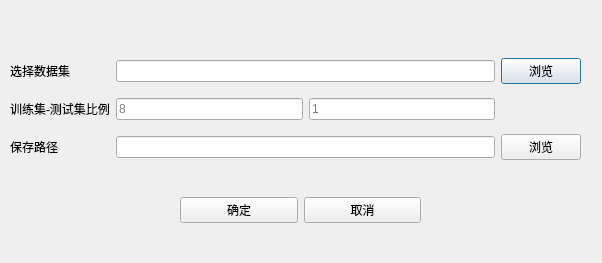
<?xml version="1.0" encoding="UTF-8"?>
<ui version="4.0">
 <class>DatasstDvide</class>
 <widget class="QDialog" name="DatasstDvide">
  <property name="geometry">
   <rect>
    <x>0</x>
    <y>0</y>
    <width>602</width>
    <height>263</height>
   </rect>
  </property>
  <property name="windowTitle">
   <string>Dialog</string>
  </property>
  <widget class="QWidget" name="">
   <property name="geometry">
    <rect>
     <x>10</x>
     <y>50</y>
     <width>571</width>
     <height>121</height>
    </rect>
   </property>
   <layout class="QGridLayout" name="gridLayout">
    <item row="0" column="0">
     <widget class="QLabel" name="label">
      <property name="text">
       <string>选择数据集</string>
      </property>
     </widget>
    </item>
    <item row="0" column="1" colspan="2">
     <widget class="QLineEdit" name="lineEdit_inputDIR"/>
    </item>
    <item row="0" column="3">
     <widget class="QPushButton" name="pushButton_input">
      <property name="text">
       <string>浏览</string>
      </property>
     </widget>
    </item>
    <item row="1" column="0">
     <widget class="QLabel" name="label_3">
      <property name="text">
       <string>训练集-测试集比例</string>
      </property>
     </widget>
    </item>
    <item row="1" column="1">
     <widget class="QLineEdit" name="lineEdit_train">
      <property name="placeholderText">
       <string>8</string>
      </property>
     </widget>
    </item>
    <item row="1" column="2">
     <widget class="QLineEdit" name="lineEdit_test">
      <property name="placeholderText">
       <string>1</string>
      </property>
     </widget>
    </item>
    <item row="2" column="0">
     <widget class="QLabel" name="label_2">
      <property name="text">
       <string>保存路径</string>
      </property>
     </widget>
    </item>
    <item row="2" column="1" colspan="2">
     <widget class="QLineEdit" name="lineEdit_save"/>
    </item>
    <item row="2" column="3">
     <widget class="QPushButton" name="pushButton_save">
      <property name="text">
       <string>浏览</string>
      </property>
     </widget>
    </item>
   </layout>
  </widget>
  <widget class="QWidget" name="">
   <property name="geometry">
    <rect>
     <x>180</x>
     <y>190</y>
     <width>241</width>
     <height>41</height>
    </rect>
   </property>
   <layout class="QHBoxLayout" name="horizontalLayout">
    <item>
     <widget class="QPushButton" name="pushButton_ok">
      <property name="text">
       <string>确定</string>
      </property>
     </widget>
    </item>
    <item>
     <widget class="QPushButton" name="pushButton_cancel">
      <property name="text">
       <string>取消</string>
      </property>
     </widget>
    </item>
   </layout>
  </widget>
 </widget>
 <resources/>
 <connections/>
</ui>
